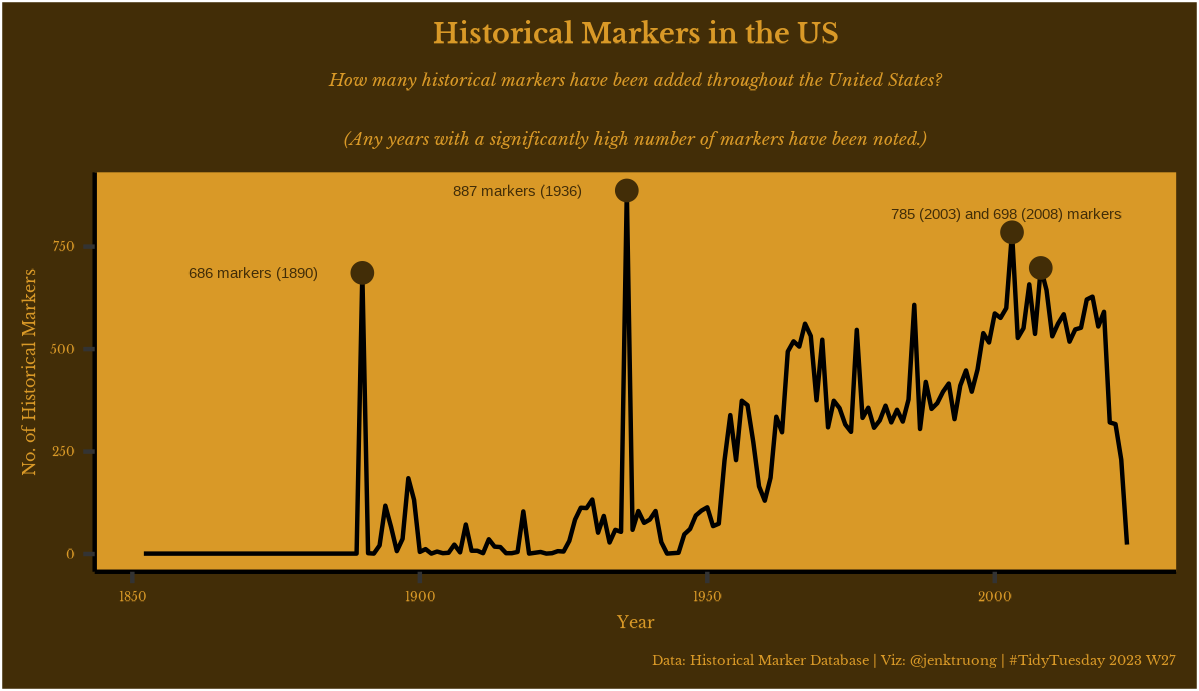

R code for this plot:
#####
# TidyTuesday 2023 W27 - 2023-07-06
# Historical Markers
# Jennifer Truong
#####

# Load packages ----
library(tidyverse)
library(tidytuesdayR)
library(janitor)
library(here)
library(showtext)

# Load dataset ----
tuesdata <- tidytuesdayR::tt_load(2023, week = 27)

historical_markers <- tuesdata$`historical_markers`
no_markers <- tuesdata$`no_markers`

# Data wrangling ----
 
hist_markers_df <- historical_markers %>% 
  select(marker_id, year_erected, city_or_town, state_or_prov) %>% 
  remove_missing() %>% # remove NAs
  group_by(year_erected) %>% 
  count()

# 1936 had the most markers erected (887), followed by 2003 (785), 
# 2008 (698), and 1890 (686)

# Get the top 4 years for most number of markers
hist_markers_top4 <- hist_markers_df %>% 
  arrange(desc(n)) %>% 
  head(4)

# Load fonts ----
font_add_google("Libre Baskerville", "libre")
showtext_auto()

# Show plot ----
ggplot(hist_markers_df,
       aes(x = year_erected, y = n),
       color = "#422d07") +
  geom_line() + 
  labs(title = 'Historical Markers in the US', 
       subtitle = 'How many historical markers have been added throughout the United States?\n(Any years with a significantly high number of markers have been noted.)',
       caption = 'Data: Historical Marker Database | Viz: @jenktruong | #TidyTuesday 2023 W27',
       x = 'Year', 
       y = 'No. of Historical Markers') +
  # Add points for significant peaks
  geom_point(data = hist_markers_top4,
             mapping = aes(x = year_erected, y = n),
             size = 2,
             color = "#422d07") +
  # Add annotations for peaks
  annotate(geom = "text", x = 1871, y = 686, 
           label = "686 markers (1890)", 
           size = 4,
           color = "#422d07") +
  annotate(geom = "text", x = 1917, y = 887, 
           label = "887 markers (1936)", 
           size = 4,
           color = "#422d07") +
  annotate(geom = "text", x = 2002, y = 830, 
           label = "785 (2003) and 698 (2008) markers", 
           size = 4,
           color = "#422d07") +
  # Adjust theme
  theme_classic() +
  theme(
    text = element_text(family = "libre",
                        color = "#d99927"),
    plot.background = element_rect(fill = "#422d07"),
    plot.title = element_text(face = "bold",
                              size = 20,
                              hjust = .5),
    plot.subtitle = element_text(face = "italic",
                                 size = 13,
                                 hjust = .5),
    plot.caption = element_text(size = 9.5,
                                hjust = 1),
    panel.background = element_rect(fill = "#d99927"),
    axis.title = element_text(size = 12,
                              color = "#d99927"),
    axis.text = element_text(color = "#d99927")
  )

# Save plot ----
ggsave(here("2023", "2023-07-06", "tidytues_historicalmarkers.png"), plot = last_plot())
